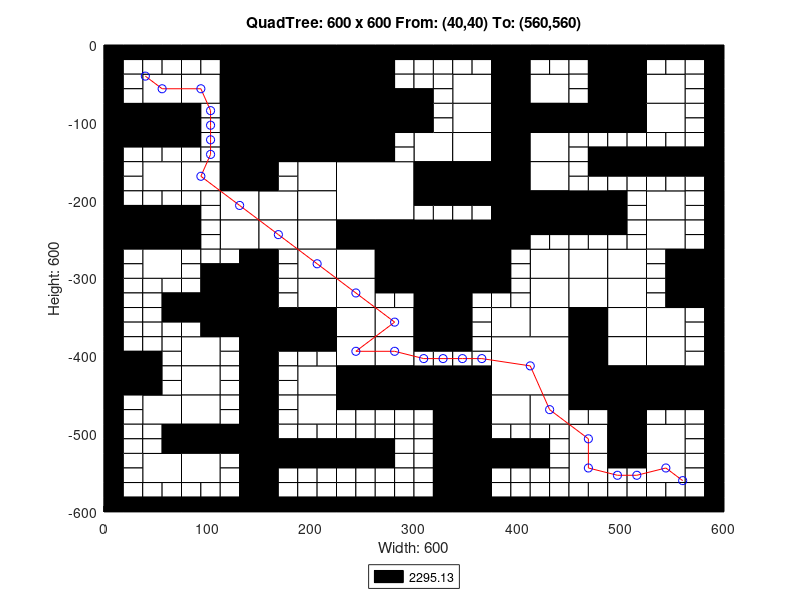

Write the MATLAB code that produced this figure.
axis([0 600 -600 0]);
title('QuadTree: 600 x 600 From: (40,40) To: (560,560)');
xlabel('Width: 600');
ylabel('Height: 600');
rectangle('Position',[150 -75 75 75], 'FaceColor',[0 0 0]);
rectangle('Position',[150 -150 75 75], 'FaceColor',[0 0 0]);
rectangle('Position',[225 -225 75 75], 'FaceColor',[1 1 1]);
rectangle('Position',[300 -300 75 75], 'FaceColor',[0 0 0]);
rectangle('Position',[375 -450 75 75], 'FaceColor',[1 1 1]);
rectangle('Position',[37.5 -75 37.5 37.5], 'FaceColor',[1 1 1]);
rectangle('Position',[112.5 -37.5 37.5 37.5], 'FaceColor',[0 0 0]);
rectangle('Position',[75 -75 37.5 37.5], 'FaceColor',[1 1 1]);
rectangle('Position',[112.5 -75 37.5 37.5], 'FaceColor',[0 0 0]);
rectangle('Position',[0 -112.5 37.5 37.5], 'FaceColor',[0 0 0]);
rectangle('Position',[37.5 -112.5 37.5 37.5], 'FaceColor',[0 0 0]);
rectangle('Position',[112.5 -112.5 37.5 37.5], 'FaceColor',[0 0 0]);
rectangle('Position',[112.5 -150 37.5 37.5], 'FaceColor',[0 0 0]);
rectangle('Position',[225 -37.5 37.5 37.5], 'FaceColor',[0 0 0]);
rectangle('Position',[225 -75 37.5 37.5], 'FaceColor',[0 0 0]);
rectangle('Position',[225 -112.5 37.5 37.5], 'FaceColor',[0 0 0]);
rectangle('Position',[262.5 -112.5 37.5 37.5], 'FaceColor',[0 0 0]);
rectangle('Position',[225 -150 37.5 37.5], 'FaceColor',[0 0 0]);
rectangle('Position',[37.5 -187.5 37.5 37.5], 'FaceColor',[1 1 1]);
rectangle('Position',[75 -187.5 37.5 37.5], 'FaceColor',[1 1 1]);
rectangle('Position',[112.5 -187.5 37.5 37.5], 'FaceColor',[0 0 0]);
rectangle('Position',[112.5 -225 37.5 37.5], 'FaceColor',[1 1 1]);
rectangle('Position',[0 -262.5 37.5 37.5], 'FaceColor',[0 0 0]);
rectangle('Position',[37.5 -262.5 37.5 37.5], 'FaceColor',[0 0 0]);
rectangle('Position',[37.5 -300 37.5 37.5], 'FaceColor',[1 1 1]);
rectangle('Position',[112.5 -262.5 37.5 37.5], 'FaceColor',[1 1 1]);
rectangle('Position',[187.5 -187.5 37.5 37.5], 'FaceColor',[1 1 1]);
rectangle('Position',[150 -225 37.5 37.5], 'FaceColor',[1 1 1]);
rectangle('Position',[187.5 -225 37.5 37.5], 'FaceColor',[1 1 1]);
rectangle('Position',[150 -262.5 37.5 37.5], 'FaceColor',[1 1 1]);
rectangle('Position',[187.5 -262.5 37.5 37.5], 'FaceColor',[1 1 1]);
rectangle('Position',[187.5 -300 37.5 37.5], 'FaceColor',[1 1 1]);
rectangle('Position',[225 -262.5 37.5 37.5], 'FaceColor',[0 0 0]);
rectangle('Position',[262.5 -262.5 37.5 37.5], 'FaceColor',[0 0 0]);
rectangle('Position',[225 -300 37.5 37.5], 'FaceColor',[1 1 1]);
rectangle('Position',[262.5 -300 37.5 37.5], 'FaceColor',[0 0 0]);
rectangle('Position',[337.5 -75 37.5 37.5], 'FaceColor',[1 1 1]);
rectangle('Position',[375 -37.5 37.5 37.5], 'FaceColor',[0 0 0]);
rectangle('Position',[375 -75 37.5 37.5], 'FaceColor',[0 0 0]);
rectangle('Position',[412.5 -75 37.5 37.5], 'FaceColor',[1 1 1]);
rectangle('Position',[337.5 -112.5 37.5 37.5], 'FaceColor',[1 1 1]);
rectangle('Position',[300 -150 37.5 37.5], 'FaceColor',[1 1 1]);
rectangle('Position',[337.5 -150 37.5 37.5], 'FaceColor',[1 1 1]);
rectangle('Position',[375 -112.5 37.5 37.5], 'FaceColor',[0 0 0]);
rectangle('Position',[412.5 -112.5 37.5 37.5], 'FaceColor',[0 0 0]);
rectangle('Position',[375 -150 37.5 37.5], 'FaceColor',[0 0 0]);
rectangle('Position',[412.5 -150 37.5 37.5], 'FaceColor',[1 1 1]);
rectangle('Position',[487.5 -37.5 37.5 37.5], 'FaceColor',[0 0 0]);
rectangle('Position',[487.5 -75 37.5 37.5], 'FaceColor',[0 0 0]);
rectangle('Position',[525 -75 37.5 37.5], 'FaceColor',[1 1 1]);
rectangle('Position',[450 -112.5 37.5 37.5], 'FaceColor',[0 0 0]);
rectangle('Position',[487.5 -112.5 37.5 37.5], 'FaceColor',[0 0 0]);
rectangle('Position',[525 -112.5 37.5 37.5], 'FaceColor',[1 1 1]);
rectangle('Position',[300 -187.5 37.5 37.5], 'FaceColor',[0 0 0]);
rectangle('Position',[337.5 -187.5 37.5 37.5], 'FaceColor',[0 0 0]);
rectangle('Position',[375 -187.5 37.5 37.5], 'FaceColor',[0 0 0]);
rectangle('Position',[412.5 -187.5 37.5 37.5], 'FaceColor',[1 1 1]);
rectangle('Position',[375 -225 37.5 37.5], 'FaceColor',[0 0 0]);
rectangle('Position',[412.5 -225 37.5 37.5], 'FaceColor',[0 0 0]);
rectangle('Position',[375 -262.5 37.5 37.5], 'FaceColor',[0 0 0]);
rectangle('Position',[412.5 -300 37.5 37.5], 'FaceColor',[1 1 1]);
rectangle('Position',[450 -225 37.5 37.5], 'FaceColor',[0 0 0]);
rectangle('Position',[525 -225 37.5 37.5], 'FaceColor',[1 1 1]);
rectangle('Position',[450 -300 37.5 37.5], 'FaceColor',[1 1 1]);
rectangle('Position',[487.5 -300 37.5 37.5], 'FaceColor',[1 1 1]);
rectangle('Position',[525 -262.5 37.5 37.5], 'FaceColor',[1 1 1]);
rectangle('Position',[562.5 -300 37.5 37.5], 'FaceColor',[0 0 0]);
rectangle('Position',[112.5 -337.5 37.5 37.5], 'FaceColor',[0 0 0]);
rectangle('Position',[112.5 -375 37.5 37.5], 'FaceColor',[0 0 0]);
rectangle('Position',[0 -450 37.5 37.5], 'FaceColor',[0 0 0]);
rectangle('Position',[75 -412.5 37.5 37.5], 'FaceColor',[1 1 1]);
rectangle('Position',[75 -450 37.5 37.5], 'FaceColor',[1 1 1]);
rectangle('Position',[187.5 -337.5 37.5 37.5], 'FaceColor',[1 1 1]);
rectangle('Position',[150 -375 37.5 37.5], 'FaceColor',[0 0 0]);
rectangle('Position',[187.5 -375 37.5 37.5], 'FaceColor',[0 0 0]);
rectangle('Position',[225 -337.5 37.5 37.5], 'FaceColor',[1 1 1]);
rectangle('Position',[225 -375 37.5 37.5], 'FaceColor',[1 1 1]);
rectangle('Position',[262.5 -375 37.5 37.5], 'FaceColor',[1 1 1]);
rectangle('Position',[187.5 -450 37.5 37.5], 'FaceColor',[1 1 1]);
rectangle('Position',[225 -412.5 37.5 37.5], 'FaceColor',[1 1 1]);
rectangle('Position',[262.5 -412.5 37.5 37.5], 'FaceColor',[1 1 1]);
rectangle('Position',[225 -450 37.5 37.5], 'FaceColor',[0 0 0]);
rectangle('Position',[262.5 -450 37.5 37.5], 'FaceColor',[0 0 0]);
rectangle('Position',[37.5 -487.5 37.5 37.5], 'FaceColor',[1 1 1]);
rectangle('Position',[75 -487.5 37.5 37.5], 'FaceColor',[1 1 1]);
rectangle('Position',[75 -525 37.5 37.5], 'FaceColor',[0 0 0]);
rectangle('Position',[112.5 -525 37.5 37.5], 'FaceColor',[0 0 0]);
rectangle('Position',[37.5 -562.5 37.5 37.5], 'FaceColor',[1 1 1]);
rectangle('Position',[75 -562.5 37.5 37.5], 'FaceColor',[1 1 1]);
rectangle('Position',[187.5 -487.5 37.5 37.5], 'FaceColor',[1 1 1]);
rectangle('Position',[300 -337.5 37.5 37.5], 'FaceColor',[0 0 0]);
rectangle('Position',[300 -375 37.5 37.5], 'FaceColor',[0 0 0]);
rectangle('Position',[412.5 -337.5 37.5 37.5], 'FaceColor',[1 1 1]);
rectangle('Position',[375 -375 37.5 37.5], 'FaceColor',[1 1 1]);
rectangle('Position',[412.5 -375 37.5 37.5], 'FaceColor',[1 1 1]);
rectangle('Position',[300 -450 37.5 37.5], 'FaceColor',[0 0 0]);
rectangle('Position',[337.5 -450 37.5 37.5], 'FaceColor',[0 0 0]);
rectangle('Position',[450 -337.5 37.5 37.5], 'FaceColor',[1 1 1]);
rectangle('Position',[487.5 -337.5 37.5 37.5], 'FaceColor',[1 1 1]);
rectangle('Position',[450 -375 37.5 37.5], 'FaceColor',[0 0 0]);
rectangle('Position',[487.5 -375 37.5 37.5], 'FaceColor',[1 1 1]);
rectangle('Position',[562.5 -337.5 37.5 37.5], 'FaceColor',[0 0 0]);
rectangle('Position',[525 -375 37.5 37.5], 'FaceColor',[1 1 1]);
rectangle('Position',[450 -412.5 37.5 37.5], 'FaceColor',[0 0 0]);
rectangle('Position',[487.5 -412.5 37.5 37.5], 'FaceColor',[1 1 1]);
rectangle('Position',[450 -450 37.5 37.5], 'FaceColor',[0 0 0]);
rectangle('Position',[487.5 -450 37.5 37.5], 'FaceColor',[0 0 0]);
rectangle('Position',[525 -412.5 37.5 37.5], 'FaceColor',[1 1 1]);
rectangle('Position',[525 -450 37.5 37.5], 'FaceColor',[0 0 0]);
rectangle('Position',[562.5 -450 37.5 37.5], 'FaceColor',[0 0 0]);
rectangle('Position',[337.5 -487.5 37.5 37.5], 'FaceColor',[0 0 0]);
rectangle('Position',[337.5 -525 37.5 37.5], 'FaceColor',[0 0 0]);
rectangle('Position',[375 -487.5 37.5 37.5], 'FaceColor',[1 1 1]);
rectangle('Position',[412.5 -487.5 37.5 37.5], 'FaceColor',[1 1 1]);
rectangle('Position',[337.5 -562.5 37.5 37.5], 'FaceColor',[0 0 0]);
rectangle('Position',[337.5 -600 37.5 37.5], 'FaceColor',[0 0 0]);
rectangle('Position',[487.5 -487.5 37.5 37.5], 'FaceColor',[0 0 0]);
rectangle('Position',[450 -525 37.5 37.5], 'FaceColor',[1 1 1]);
rectangle('Position',[487.5 -525 37.5 37.5], 'FaceColor',[0 0 0]);
rectangle('Position',[525 -525 37.5 37.5], 'FaceColor',[1 1 1]);
rectangle('Position',[450 -562.5 37.5 37.5], 'FaceColor',[1 1 1]);
rectangle('Position',[525 -562.5 37.5 37.5], 'FaceColor',[1 1 1]);
rectangle('Position',[0 -18.75 18.75 18.75], 'FaceColor',[0 0 0]);
rectangle('Position',[18.75 -18.75 18.75 18.75], 'FaceColor',[0 0 0]);
rectangle('Position',[0 -37.5 18.75 18.75], 'FaceColor',[0 0 0]);
rectangle('Position',[18.75 -37.5 18.75 18.75], 'FaceColor',[1 1 1]);
rectangle('Position',[37.5 -18.75 18.75 18.75], 'FaceColor',[0 0 0]);
rectangle('Position',[56.25 -18.75 18.75 18.75], 'FaceColor',[0 0 0]);
rectangle('Position',[37.5 -37.5 18.75 18.75], 'FaceColor',[1 1 1]);
rectangle('Position',[56.25 -37.5 18.75 18.75], 'FaceColor',[1 1 1]);
rectangle('Position',[0 -56.25 18.75 18.75], 'FaceColor',[0 0 0]);
rectangle('Position',[18.75 -56.25 18.75 18.75], 'FaceColor',[1 1 1]);
rectangle('Position',[0 -75 18.75 18.75], 'FaceColor',[0 0 0]);
rectangle('Position',[18.75 -75 18.75 18.75], 'FaceColor',[1 1 1]);
rectangle('Position',[75 -18.75 18.75 18.75], 'FaceColor',[0 0 0]);
rectangle('Position',[93.75 -18.75 18.75 18.75], 'FaceColor',[0 0 0]);
rectangle('Position',[75 -37.5 18.75 18.75], 'FaceColor',[1 1 1]);
rectangle('Position',[93.75 -37.5 18.75 18.75], 'FaceColor',[1 1 1]);
rectangle('Position',[0 -131.25 18.75 18.75], 'FaceColor',[0 0 0]);
rectangle('Position',[18.75 -131.25 18.75 18.75], 'FaceColor',[0 0 0]);
rectangle('Position',[0 -150 18.75 18.75], 'FaceColor',[0 0 0]);
rectangle('Position',[18.75 -150 18.75 18.75], 'FaceColor',[1 1 1]);
rectangle('Position',[37.5 -131.25 18.75 18.75], 'FaceColor',[0 0 0]);
rectangle('Position',[56.25 -131.25 18.75 18.75], 'FaceColor',[0 0 0]);
rectangle('Position',[37.5 -150 18.75 18.75], 'FaceColor',[1 1 1]);
rectangle('Position',[56.25 -150 18.75 18.75], 'FaceColor',[1 1 1]);
rectangle('Position',[75 -93.75 18.75 18.75], 'FaceColor',[0 0 0]);
rectangle('Position',[93.75 -93.75 18.75 18.75], 'FaceColor',[1 1 1]);
rectangle('Position',[75 -112.5 18.75 18.75], 'FaceColor',[0 0 0]);
rectangle('Position',[93.75 -112.5 18.75 18.75], 'FaceColor',[1 1 1]);
rectangle('Position',[75 -131.25 18.75 18.75], 'FaceColor',[0 0 0]);
rectangle('Position',[93.75 -131.25 18.75 18.75], 'FaceColor',[1 1 1]);
rectangle('Position',[75 -150 18.75 18.75], 'FaceColor',[1 1 1]);
rectangle('Position',[93.75 -150 18.75 18.75], 'FaceColor',[1 1 1]);
rectangle('Position',[262.5 -18.75 18.75 18.75], 'FaceColor',[0 0 0]);
rectangle('Position',[281.25 -18.75 18.75 18.75], 'FaceColor',[0 0 0]);
rectangle('Position',[262.5 -37.5 18.75 18.75], 'FaceColor',[0 0 0]);
rectangle('Position',[281.25 -37.5 18.75 18.75], 'FaceColor',[1 1 1]);
rectangle('Position',[262.5 -56.25 18.75 18.75], 'FaceColor',[0 0 0]);
rectangle('Position',[281.25 -56.25 18.75 18.75], 'FaceColor',[1 1 1]);
rectangle('Position',[262.5 -75 18.75 18.75], 'FaceColor',[0 0 0]);
rectangle('Position',[281.25 -75 18.75 18.75], 'FaceColor',[0 0 0]);
rectangle('Position',[262.5 -131.25 18.75 18.75], 'FaceColor',[0 0 0]);
rectangle('Position',[281.25 -131.25 18.75 18.75], 'FaceColor',[1 1 1]);
rectangle('Position',[262.5 -150 18.75 18.75], 'FaceColor',[0 0 0]);
rectangle('Position',[281.25 -150 18.75 18.75], 'FaceColor',[1 1 1]);
rectangle('Position',[0 -168.75 18.75 18.75], 'FaceColor',[0 0 0]);
rectangle('Position',[18.75 -168.75 18.75 18.75], 'FaceColor',[1 1 1]);
rectangle('Position',[0 -187.5 18.75 18.75], 'FaceColor',[0 0 0]);
rectangle('Position',[18.75 -187.5 18.75 18.75], 'FaceColor',[1 1 1]);
rectangle('Position',[0 -206.25 18.75 18.75], 'FaceColor',[0 0 0]);
rectangle('Position',[18.75 -206.25 18.75 18.75], 'FaceColor',[1 1 1]);
rectangle('Position',[0 -225 18.75 18.75], 'FaceColor',[0 0 0]);
rectangle('Position',[18.75 -225 18.75 18.75], 'FaceColor',[0 0 0]);
rectangle('Position',[37.5 -206.25 18.75 18.75], 'FaceColor',[1 1 1]);
rectangle('Position',[56.25 -206.25 18.75 18.75], 'FaceColor',[1 1 1]);
rectangle('Position',[37.5 -225 18.75 18.75], 'FaceColor',[0 0 0]);
rectangle('Position',[56.25 -225 18.75 18.75], 'FaceColor',[0 0 0]);
rectangle('Position',[75 -206.25 18.75 18.75], 'FaceColor',[1 1 1]);
rectangle('Position',[93.75 -206.25 18.75 18.75], 'FaceColor',[1 1 1]);
rectangle('Position',[75 -225 18.75 18.75], 'FaceColor',[0 0 0]);
rectangle('Position',[93.75 -225 18.75 18.75], 'FaceColor',[1 1 1]);
rectangle('Position',[0 -281.25 18.75 18.75], 'FaceColor',[0 0 0]);
rectangle('Position',[18.75 -281.25 18.75 18.75], 'FaceColor',[1 1 1]);
rectangle('Position',[0 -300 18.75 18.75], 'FaceColor',[0 0 0]);
rectangle('Position',[18.75 -300 18.75 18.75], 'FaceColor',[1 1 1]);
rectangle('Position',[75 -243.75 18.75 18.75], 'FaceColor',[0 0 0]);
rectangle('Position',[93.75 -243.75 18.75 18.75], 'FaceColor',[1 1 1]);
rectangle('Position',[75 -262.5 18.75 18.75], 'FaceColor',[0 0 0]);
rectangle('Position',[93.75 -262.5 18.75 18.75], 'FaceColor',[1 1 1]);
rectangle('Position',[75 -281.25 18.75 18.75], 'FaceColor',[1 1 1]);
rectangle('Position',[93.75 -281.25 18.75 18.75], 'FaceColor',[1 1 1]);
rectangle('Position',[75 -300 18.75 18.75], 'FaceColor',[1 1 1]);
rectangle('Position',[93.75 -300 18.75 18.75], 'FaceColor',[0 0 0]);
rectangle('Position',[112.5 -281.25 18.75 18.75], 'FaceColor',[1 1 1]);
rectangle('Position',[131.25 -281.25 18.75 18.75], 'FaceColor',[0 0 0]);
rectangle('Position',[112.5 -300 18.75 18.75], 'FaceColor',[0 0 0]);
rectangle('Position',[131.25 -300 18.75 18.75], 'FaceColor',[0 0 0]);
rectangle('Position',[150 -168.75 18.75 18.75], 'FaceColor',[0 0 0]);
rectangle('Position',[168.75 -168.75 18.75 18.75], 'FaceColor',[1 1 1]);
rectangle('Position',[150 -187.5 18.75 18.75], 'FaceColor',[0 0 0]);
rectangle('Position',[168.75 -187.5 18.75 18.75], 'FaceColor',[1 1 1]);
rectangle('Position',[150 -281.25 18.75 18.75], 'FaceColor',[0 0 0]);
rectangle('Position',[168.75 -281.25 18.75 18.75], 'FaceColor',[1 1 1]);
rectangle('Position',[150 -300 18.75 18.75], 'FaceColor',[0 0 0]);
rectangle('Position',[168.75 -300 18.75 18.75], 'FaceColor',[1 1 1]);
rectangle('Position',[300 -18.75 18.75 18.75], 'FaceColor',[0 0 0]);
rectangle('Position',[318.75 -18.75 18.75 18.75], 'FaceColor',[0 0 0]);
rectangle('Position',[300 -37.5 18.75 18.75], 'FaceColor',[1 1 1]);
rectangle('Position',[318.75 -37.5 18.75 18.75], 'FaceColor',[1 1 1]);
rectangle('Position',[337.5 -18.75 18.75 18.75], 'FaceColor',[0 0 0]);
rectangle('Position',[356.25 -18.75 18.75 18.75], 'FaceColor',[0 0 0]);
rectangle('Position',[337.5 -37.5 18.75 18.75], 'FaceColor',[1 1 1]);
rectangle('Position',[356.25 -37.5 18.75 18.75], 'FaceColor',[1 1 1]);
rectangle('Position',[300 -56.25 18.75 18.75], 'FaceColor',[1 1 1]);
rectangle('Position',[318.75 -56.25 18.75 18.75], 'FaceColor',[1 1 1]);
rectangle('Position',[300 -75 18.75 18.75], 'FaceColor',[0 0 0]);
rectangle('Position',[318.75 -75 18.75 18.75], 'FaceColor',[1 1 1]);
rectangle('Position',[412.5 -18.75 18.75 18.75], 'FaceColor',[0 0 0]);
rectangle('Position',[431.25 -18.75 18.75 18.75], 'FaceColor',[0 0 0]);
rectangle('Position',[412.5 -37.5 18.75 18.75], 'FaceColor',[1 1 1]);
rectangle('Position',[431.25 -37.5 18.75 18.75], 'FaceColor',[1 1 1]);
rectangle('Position',[300 -93.75 18.75 18.75], 'FaceColor',[0 0 0]);
rectangle('Position',[318.75 -93.75 18.75 18.75], 'FaceColor',[1 1 1]);
rectangle('Position',[300 -112.5 18.75 18.75], 'FaceColor',[0 0 0]);
rectangle('Position',[318.75 -112.5 18.75 18.75], 'FaceColor',[1 1 1]);
rectangle('Position',[450 -18.75 18.75 18.75], 'FaceColor',[0 0 0]);
rectangle('Position',[468.75 -18.75 18.75 18.75], 'FaceColor',[0 0 0]);
rectangle('Position',[450 -37.5 18.75 18.75], 'FaceColor',[1 1 1]);
rectangle('Position',[468.75 -37.5 18.75 18.75], 'FaceColor',[0 0 0]);
rectangle('Position',[450 -56.25 18.75 18.75], 'FaceColor',[1 1 1]);
rectangle('Position',[468.75 -56.25 18.75 18.75], 'FaceColor',[0 0 0]);
rectangle('Position',[450 -75 18.75 18.75], 'FaceColor',[1 1 1]);
rectangle('Position',[468.75 -75 18.75 18.75], 'FaceColor',[0 0 0]);
rectangle('Position',[525 -18.75 18.75 18.75], 'FaceColor',[0 0 0]);
rectangle('Position',[543.75 -18.75 18.75 18.75], 'FaceColor',[0 0 0]);
rectangle('Position',[525 -37.5 18.75 18.75], 'FaceColor',[1 1 1]);
rectangle('Position',[543.75 -37.5 18.75 18.75], 'FaceColor',[1 1 1]);
rectangle('Position',[562.5 -18.75 18.75 18.75], 'FaceColor',[0 0 0]);
rectangle('Position',[581.25 -18.75 18.75 18.75], 'FaceColor',[0 0 0]);
rectangle('Position',[562.5 -37.5 18.75 18.75], 'FaceColor',[1 1 1]);
rectangle('Position',[581.25 -37.5 18.75 18.75], 'FaceColor',[0 0 0]);
rectangle('Position',[562.5 -56.25 18.75 18.75], 'FaceColor',[1 1 1]);
rectangle('Position',[581.25 -56.25 18.75 18.75], 'FaceColor',[0 0 0]);
rectangle('Position',[562.5 -75 18.75 18.75], 'FaceColor',[1 1 1]);
rectangle('Position',[581.25 -75 18.75 18.75], 'FaceColor',[0 0 0]);
rectangle('Position',[450 -131.25 18.75 18.75], 'FaceColor',[1 1 1]);
rectangle('Position',[468.75 -131.25 18.75 18.75], 'FaceColor',[1 1 1]);
rectangle('Position',[450 -150 18.75 18.75], 'FaceColor',[1 1 1]);
rectangle('Position',[468.75 -150 18.75 18.75], 'FaceColor',[0 0 0]);
rectangle('Position',[487.5 -131.25 18.75 18.75], 'FaceColor',[1 1 1]);
rectangle('Position',[506.25 -131.25 18.75 18.75], 'FaceColor',[1 1 1]);
rectangle('Position',[487.5 -150 18.75 18.75], 'FaceColor',[0 0 0]);
rectangle('Position',[506.25 -150 18.75 18.75], 'FaceColor',[0 0 0]);
rectangle('Position',[562.5 -93.75 18.75 18.75], 'FaceColor',[1 1 1]);
rectangle('Position',[581.25 -93.75 18.75 18.75], 'FaceColor',[0 0 0]);
rectangle('Position',[562.5 -112.5 18.75 18.75], 'FaceColor',[1 1 1]);
rectangle('Position',[581.25 -112.5 18.75 18.75], 'FaceColor',[0 0 0]);
rectangle('Position',[525 -131.25 18.75 18.75], 'FaceColor',[1 1 1]);
rectangle('Position',[543.75 -131.25 18.75 18.75], 'FaceColor',[1 1 1]);
rectangle('Position',[525 -150 18.75 18.75], 'FaceColor',[0 0 0]);
rectangle('Position',[543.75 -150 18.75 18.75], 'FaceColor',[0 0 0]);
rectangle('Position',[562.5 -131.25 18.75 18.75], 'FaceColor',[1 1 1]);
rectangle('Position',[581.25 -131.25 18.75 18.75], 'FaceColor',[0 0 0]);
rectangle('Position',[562.5 -150 18.75 18.75], 'FaceColor',[0 0 0]);
rectangle('Position',[581.25 -150 18.75 18.75], 'FaceColor',[0 0 0]);
rectangle('Position',[300 -206.25 18.75 18.75], 'FaceColor',[0 0 0]);
rectangle('Position',[318.75 -206.25 18.75 18.75], 'FaceColor',[0 0 0]);
rectangle('Position',[300 -225 18.75 18.75], 'FaceColor',[1 1 1]);
rectangle('Position',[318.75 -225 18.75 18.75], 'FaceColor',[1 1 1]);
rectangle('Position',[337.5 -206.25 18.75 18.75], 'FaceColor',[0 0 0]);
rectangle('Position',[356.25 -206.25 18.75 18.75], 'FaceColor',[0 0 0]);
rectangle('Position',[337.5 -225 18.75 18.75], 'FaceColor',[1 1 1]);
rectangle('Position',[356.25 -225 18.75 18.75], 'FaceColor',[1 1 1]);
rectangle('Position',[412.5 -243.75 18.75 18.75], 'FaceColor',[0 0 0]);
rectangle('Position',[431.25 -243.75 18.75 18.75], 'FaceColor',[0 0 0]);
rectangle('Position',[412.5 -262.5 18.75 18.75], 'FaceColor',[1 1 1]);
rectangle('Position',[431.25 -262.5 18.75 18.75], 'FaceColor',[1 1 1]);
rectangle('Position',[375 -281.25 18.75 18.75], 'FaceColor',[0 0 0]);
rectangle('Position',[393.75 -281.25 18.75 18.75], 'FaceColor',[1 1 1]);
rectangle('Position',[375 -300 18.75 18.75], 'FaceColor',[0 0 0]);
rectangle('Position',[393.75 -300 18.75 18.75], 'FaceColor',[1 1 1]);
rectangle('Position',[450 -168.75 18.75 18.75], 'FaceColor',[1 1 1]);
rectangle('Position',[468.75 -168.75 18.75 18.75], 'FaceColor',[0 0 0]);
rectangle('Position',[450 -187.5 18.75 18.75], 'FaceColor',[1 1 1]);
rectangle('Position',[468.75 -187.5 18.75 18.75], 'FaceColor',[1 1 1]);
rectangle('Position',[487.5 -168.75 18.75 18.75], 'FaceColor',[0 0 0]);
rectangle('Position',[506.25 -168.75 18.75 18.75], 'FaceColor',[0 0 0]);
rectangle('Position',[487.5 -187.5 18.75 18.75], 'FaceColor',[1 1 1]);
rectangle('Position',[506.25 -187.5 18.75 18.75], 'FaceColor',[1 1 1]);
rectangle('Position',[487.5 -206.25 18.75 18.75], 'FaceColor',[0 0 0]);
rectangle('Position',[506.25 -206.25 18.75 18.75], 'FaceColor',[1 1 1]);
rectangle('Position',[487.5 -225 18.75 18.75], 'FaceColor',[0 0 0]);
rectangle('Position',[506.25 -225 18.75 18.75], 'FaceColor',[1 1 1]);
rectangle('Position',[525 -168.75 18.75 18.75], 'FaceColor',[0 0 0]);
rectangle('Position',[543.75 -168.75 18.75 18.75], 'FaceColor',[0 0 0]);
rectangle('Position',[525 -187.5 18.75 18.75], 'FaceColor',[1 1 1]);
rectangle('Position',[543.75 -187.5 18.75 18.75], 'FaceColor',[1 1 1]);
rectangle('Position',[562.5 -168.75 18.75 18.75], 'FaceColor',[0 0 0]);
rectangle('Position',[581.25 -168.75 18.75 18.75], 'FaceColor',[0 0 0]);
rectangle('Position',[562.5 -187.5 18.75 18.75], 'FaceColor',[1 1 1]);
rectangle('Position',[581.25 -187.5 18.75 18.75], 'FaceColor',[0 0 0]);
rectangle('Position',[562.5 -206.25 18.75 18.75], 'FaceColor',[1 1 1]);
rectangle('Position',[581.25 -206.25 18.75 18.75], 'FaceColor',[0 0 0]);
rectangle('Position',[562.5 -225 18.75 18.75], 'FaceColor',[1 1 1]);
rectangle('Position',[581.25 -225 18.75 18.75], 'FaceColor',[0 0 0]);
rectangle('Position',[450 -243.75 18.75 18.75], 'FaceColor',[0 0 0]);
rectangle('Position',[468.75 -243.75 18.75 18.75], 'FaceColor',[0 0 0]);
rectangle('Position',[450 -262.5 18.75 18.75], 'FaceColor',[1 1 1]);
rectangle('Position',[468.75 -262.5 18.75 18.75], 'FaceColor',[1 1 1]);
rectangle('Position',[487.5 -243.75 18.75 18.75], 'FaceColor',[0 0 0]);
rectangle('Position',[506.25 -243.75 18.75 18.75], 'FaceColor',[1 1 1]);
rectangle('Position',[487.5 -262.5 18.75 18.75], 'FaceColor',[1 1 1]);
rectangle('Position',[506.25 -262.5 18.75 18.75], 'FaceColor',[1 1 1]);
rectangle('Position',[562.5 -243.75 18.75 18.75], 'FaceColor',[1 1 1]);
rectangle('Position',[581.25 -243.75 18.75 18.75], 'FaceColor',[0 0 0]);
rectangle('Position',[562.5 -262.5 18.75 18.75], 'FaceColor',[1 1 1]);
rectangle('Position',[581.25 -262.5 18.75 18.75], 'FaceColor',[0 0 0]);
rectangle('Position',[525 -281.25 18.75 18.75], 'FaceColor',[1 1 1]);
rectangle('Position',[543.75 -281.25 18.75 18.75], 'FaceColor',[0 0 0]);
rectangle('Position',[525 -300 18.75 18.75], 'FaceColor',[1 1 1]);
rectangle('Position',[543.75 -300 18.75 18.75], 'FaceColor',[0 0 0]);
rectangle('Position',[0 -318.75 18.75 18.75], 'FaceColor',[0 0 0]);
rectangle('Position',[18.75 -318.75 18.75 18.75], 'FaceColor',[1 1 1]);
rectangle('Position',[0 -337.5 18.75 18.75], 'FaceColor',[0 0 0]);
rectangle('Position',[18.75 -337.5 18.75 18.75], 'FaceColor',[1 1 1]);
rectangle('Position',[37.5 -318.75 18.75 18.75], 'FaceColor',[1 1 1]);
rectangle('Position',[56.25 -318.75 18.75 18.75], 'FaceColor',[1 1 1]);
rectangle('Position',[37.5 -337.5 18.75 18.75], 'FaceColor',[1 1 1]);
rectangle('Position',[56.25 -337.5 18.75 18.75], 'FaceColor',[0 0 0]);
rectangle('Position',[0 -356.25 18.75 18.75], 'FaceColor',[0 0 0]);
rectangle('Position',[18.75 -356.25 18.75 18.75], 'FaceColor',[1 1 1]);
rectangle('Position',[0 -375 18.75 18.75], 'FaceColor',[0 0 0]);
rectangle('Position',[18.75 -375 18.75 18.75], 'FaceColor',[1 1 1]);
rectangle('Position',[37.5 -356.25 18.75 18.75], 'FaceColor',[1 1 1]);
rectangle('Position',[56.25 -356.25 18.75 18.75], 'FaceColor',[0 0 0]);
rectangle('Position',[37.5 -375 18.75 18.75], 'FaceColor',[1 1 1]);
rectangle('Position',[56.25 -375 18.75 18.75], 'FaceColor',[1 1 1]);
rectangle('Position',[75 -318.75 18.75 18.75], 'FaceColor',[1 1 1]);
rectangle('Position',[93.75 -318.75 18.75 18.75], 'FaceColor',[0 0 0]);
rectangle('Position',[75 -337.5 18.75 18.75], 'FaceColor',[0 0 0]);
rectangle('Position',[93.75 -337.5 18.75 18.75], 'FaceColor',[0 0 0]);
rectangle('Position',[75 -356.25 18.75 18.75], 'FaceColor',[0 0 0]);
rectangle('Position',[93.75 -356.25 18.75 18.75], 'FaceColor',[0 0 0]);
rectangle('Position',[75 -375 18.75 18.75], 'FaceColor',[1 1 1]);
rectangle('Position',[93.75 -375 18.75 18.75], 'FaceColor',[0 0 0]);
rectangle('Position',[0 -393.75 18.75 18.75], 'FaceColor',[0 0 0]);
rectangle('Position',[18.75 -393.75 18.75 18.75], 'FaceColor',[1 1 1]);
rectangle('Position',[0 -412.5 18.75 18.75], 'FaceColor',[0 0 0]);
rectangle('Position',[18.75 -412.5 18.75 18.75], 'FaceColor',[0 0 0]);
rectangle('Position',[37.5 -393.75 18.75 18.75], 'FaceColor',[1 1 1]);
rectangle('Position',[56.25 -393.75 18.75 18.75], 'FaceColor',[1 1 1]);
rectangle('Position',[37.5 -412.5 18.75 18.75], 'FaceColor',[0 0 0]);
rectangle('Position',[56.25 -412.5 18.75 18.75], 'FaceColor',[1 1 1]);
rectangle('Position',[37.5 -431.25 18.75 18.75], 'FaceColor',[0 0 0]);
rectangle('Position',[56.25 -431.25 18.75 18.75], 'FaceColor',[1 1 1]);
rectangle('Position',[37.5 -450 18.75 18.75], 'FaceColor',[0 0 0]);
rectangle('Position',[56.25 -450 18.75 18.75], 'FaceColor',[1 1 1]);
rectangle('Position',[112.5 -393.75 18.75 18.75], 'FaceColor',[1 1 1]);
rectangle('Position',[131.25 -393.75 18.75 18.75], 'FaceColor',[0 0 0]);
rectangle('Position',[112.5 -412.5 18.75 18.75], 'FaceColor',[1 1 1]);
rectangle('Position',[131.25 -412.5 18.75 18.75], 'FaceColor',[0 0 0]);
rectangle('Position',[112.5 -431.25 18.75 18.75], 'FaceColor',[1 1 1]);
rectangle('Position',[131.25 -431.25 18.75 18.75], 'FaceColor',[0 0 0]);
rectangle('Position',[112.5 -450 18.75 18.75], 'FaceColor',[1 1 1]);
rectangle('Position',[131.25 -450 18.75 18.75], 'FaceColor',[0 0 0]);
rectangle('Position',[150 -318.75 18.75 18.75], 'FaceColor',[0 0 0]);
rectangle('Position',[168.75 -318.75 18.75 18.75], 'FaceColor',[1 1 1]);
rectangle('Position',[150 -337.5 18.75 18.75], 'FaceColor',[0 0 0]);
rectangle('Position',[168.75 -337.5 18.75 18.75], 'FaceColor',[1 1 1]);
rectangle('Position',[262.5 -318.75 18.75 18.75], 'FaceColor',[0 0 0]);
rectangle('Position',[281.25 -318.75 18.75 18.75], 'FaceColor',[0 0 0]);
rectangle('Position',[262.5 -337.5 18.75 18.75], 'FaceColor',[1 1 1]);
rectangle('Position',[281.25 -337.5 18.75 18.75], 'FaceColor',[1 1 1]);
rectangle('Position',[150 -393.75 18.75 18.75], 'FaceColor',[0 0 0]);
rectangle('Position',[168.75 -393.75 18.75 18.75], 'FaceColor',[0 0 0]);
rectangle('Position',[150 -412.5 18.75 18.75], 'FaceColor',[0 0 0]);
rectangle('Position',[168.75 -412.5 18.75 18.75], 'FaceColor',[1 1 1]);
rectangle('Position',[187.5 -393.75 18.75 18.75], 'FaceColor',[0 0 0]);
rectangle('Position',[206.25 -393.75 18.75 18.75], 'FaceColor',[0 0 0]);
rectangle('Position',[187.5 -412.5 18.75 18.75], 'FaceColor',[1 1 1]);
rectangle('Position',[206.25 -412.5 18.75 18.75], 'FaceColor',[1 1 1]);
rectangle('Position',[150 -431.25 18.75 18.75], 'FaceColor',[0 0 0]);
rectangle('Position',[168.75 -431.25 18.75 18.75], 'FaceColor',[1 1 1]);
rectangle('Position',[150 -450 18.75 18.75], 'FaceColor',[0 0 0]);
rectangle('Position',[168.75 -450 18.75 18.75], 'FaceColor',[1 1 1]);
rectangle('Position',[0 -468.75 18.75 18.75], 'FaceColor',[0 0 0]);
rectangle('Position',[18.75 -468.75 18.75 18.75], 'FaceColor',[1 1 1]);
rectangle('Position',[0 -487.5 18.75 18.75], 'FaceColor',[0 0 0]);
rectangle('Position',[18.75 -487.5 18.75 18.75], 'FaceColor',[1 1 1]);
rectangle('Position',[0 -506.25 18.75 18.75], 'FaceColor',[0 0 0]);
rectangle('Position',[18.75 -506.25 18.75 18.75], 'FaceColor',[1 1 1]);
rectangle('Position',[0 -525 18.75 18.75], 'FaceColor',[0 0 0]);
rectangle('Position',[18.75 -525 18.75 18.75], 'FaceColor',[1 1 1]);
rectangle('Position',[37.5 -506.25 18.75 18.75], 'FaceColor',[1 1 1]);
rectangle('Position',[56.25 -506.25 18.75 18.75], 'FaceColor',[0 0 0]);
rectangle('Position',[37.5 -525 18.75 18.75], 'FaceColor',[1 1 1]);
rectangle('Position',[56.25 -525 18.75 18.75], 'FaceColor',[0 0 0]);
rectangle('Position',[112.5 -468.75 18.75 18.75], 'FaceColor',[1 1 1]);
rectangle('Position',[131.25 -468.75 18.75 18.75], 'FaceColor',[0 0 0]);
rectangle('Position',[112.5 -487.5 18.75 18.75], 'FaceColor',[1 1 1]);
rectangle('Position',[131.25 -487.5 18.75 18.75], 'FaceColor',[0 0 0]);
rectangle('Position',[0 -543.75 18.75 18.75], 'FaceColor',[0 0 0]);
rectangle('Position',[18.75 -543.75 18.75 18.75], 'FaceColor',[1 1 1]);
rectangle('Position',[0 -562.5 18.75 18.75], 'FaceColor',[0 0 0]);
rectangle('Position',[18.75 -562.5 18.75 18.75], 'FaceColor',[1 1 1]);
rectangle('Position',[0 -581.25 18.75 18.75], 'FaceColor',[0 0 0]);
rectangle('Position',[18.75 -581.25 18.75 18.75], 'FaceColor',[1 1 1]);
rectangle('Position',[0 -600 18.75 18.75], 'FaceColor',[0 0 0]);
rectangle('Position',[18.75 -600 18.75 18.75], 'FaceColor',[0 0 0]);
rectangle('Position',[37.5 -581.25 18.75 18.75], 'FaceColor',[1 1 1]);
rectangle('Position',[56.25 -581.25 18.75 18.75], 'FaceColor',[1 1 1]);
rectangle('Position',[37.5 -600 18.75 18.75], 'FaceColor',[0 0 0]);
rectangle('Position',[56.25 -600 18.75 18.75], 'FaceColor',[0 0 0]);
rectangle('Position',[112.5 -543.75 18.75 18.75], 'FaceColor',[1 1 1]);
rectangle('Position',[131.25 -543.75 18.75 18.75], 'FaceColor',[0 0 0]);
rectangle('Position',[112.5 -562.5 18.75 18.75], 'FaceColor',[1 1 1]);
rectangle('Position',[131.25 -562.5 18.75 18.75], 'FaceColor',[0 0 0]);
rectangle('Position',[75 -581.25 18.75 18.75], 'FaceColor',[1 1 1]);
rectangle('Position',[93.75 -581.25 18.75 18.75], 'FaceColor',[1 1 1]);
rectangle('Position',[75 -600 18.75 18.75], 'FaceColor',[0 0 0]);
rectangle('Position',[93.75 -600 18.75 18.75], 'FaceColor',[0 0 0]);
rectangle('Position',[112.5 -581.25 18.75 18.75], 'FaceColor',[1 1 1]);
rectangle('Position',[131.25 -581.25 18.75 18.75], 'FaceColor',[0 0 0]);
rectangle('Position',[112.5 -600 18.75 18.75], 'FaceColor',[0 0 0]);
rectangle('Position',[131.25 -600 18.75 18.75], 'FaceColor',[0 0 0]);
rectangle('Position',[150 -468.75 18.75 18.75], 'FaceColor',[0 0 0]);
rectangle('Position',[168.75 -468.75 18.75 18.75], 'FaceColor',[1 1 1]);
rectangle('Position',[150 -487.5 18.75 18.75], 'FaceColor',[0 0 0]);
rectangle('Position',[168.75 -487.5 18.75 18.75], 'FaceColor',[1 1 1]);
rectangle('Position',[150 -506.25 18.75 18.75], 'FaceColor',[0 0 0]);
rectangle('Position',[168.75 -506.25 18.75 18.75], 'FaceColor',[1 1 1]);
rectangle('Position',[150 -525 18.75 18.75], 'FaceColor',[0 0 0]);
rectangle('Position',[168.75 -525 18.75 18.75], 'FaceColor',[0 0 0]);
rectangle('Position',[187.5 -506.25 18.75 18.75], 'FaceColor',[1 1 1]);
rectangle('Position',[206.25 -506.25 18.75 18.75], 'FaceColor',[1 1 1]);
rectangle('Position',[187.5 -525 18.75 18.75], 'FaceColor',[0 0 0]);
rectangle('Position',[206.25 -525 18.75 18.75], 'FaceColor',[0 0 0]);
rectangle('Position',[225 -468.75 18.75 18.75], 'FaceColor',[0 0 0]);
rectangle('Position',[243.75 -468.75 18.75 18.75], 'FaceColor',[0 0 0]);
rectangle('Position',[225 -487.5 18.75 18.75], 'FaceColor',[1 1 1]);
rectangle('Position',[243.75 -487.5 18.75 18.75], 'FaceColor',[1 1 1]);
rectangle('Position',[262.5 -468.75 18.75 18.75], 'FaceColor',[0 0 0]);
rectangle('Position',[281.25 -468.75 18.75 18.75], 'FaceColor',[0 0 0]);
rectangle('Position',[262.5 -487.5 18.75 18.75], 'FaceColor',[1 1 1]);
rectangle('Position',[281.25 -487.5 18.75 18.75], 'FaceColor',[1 1 1]);
rectangle('Position',[225 -506.25 18.75 18.75], 'FaceColor',[1 1 1]);
rectangle('Position',[243.75 -506.25 18.75 18.75], 'FaceColor',[1 1 1]);
rectangle('Position',[225 -525 18.75 18.75], 'FaceColor',[0 0 0]);
rectangle('Position',[243.75 -525 18.75 18.75], 'FaceColor',[0 0 0]);
rectangle('Position',[262.5 -506.25 18.75 18.75], 'FaceColor',[1 1 1]);
rectangle('Position',[281.25 -506.25 18.75 18.75], 'FaceColor',[1 1 1]);
rectangle('Position',[262.5 -525 18.75 18.75], 'FaceColor',[0 0 0]);
rectangle('Position',[281.25 -525 18.75 18.75], 'FaceColor',[1 1 1]);
rectangle('Position',[150 -543.75 18.75 18.75], 'FaceColor',[0 0 0]);
rectangle('Position',[168.75 -543.75 18.75 18.75], 'FaceColor',[0 0 0]);
rectangle('Position',[150 -562.5 18.75 18.75], 'FaceColor',[0 0 0]);
rectangle('Position',[168.75 -562.5 18.75 18.75], 'FaceColor',[1 1 1]);
rectangle('Position',[187.5 -543.75 18.75 18.75], 'FaceColor',[0 0 0]);
rectangle('Position',[206.25 -543.75 18.75 18.75], 'FaceColor',[0 0 0]);
rectangle('Position',[187.5 -562.5 18.75 18.75], 'FaceColor',[1 1 1]);
rectangle('Position',[206.25 -562.5 18.75 18.75], 'FaceColor',[1 1 1]);
rectangle('Position',[150 -581.25 18.75 18.75], 'FaceColor',[0 0 0]);
rectangle('Position',[168.75 -581.25 18.75 18.75], 'FaceColor',[1 1 1]);
rectangle('Position',[150 -600 18.75 18.75], 'FaceColor',[0 0 0]);
rectangle('Position',[168.75 -600 18.75 18.75], 'FaceColor',[0 0 0]);
rectangle('Position',[187.5 -581.25 18.75 18.75], 'FaceColor',[1 1 1]);
rectangle('Position',[206.25 -581.25 18.75 18.75], 'FaceColor',[1 1 1]);
rectangle('Position',[187.5 -600 18.75 18.75], 'FaceColor',[0 0 0]);
rectangle('Position',[206.25 -600 18.75 18.75], 'FaceColor',[0 0 0]);
rectangle('Position',[225 -543.75 18.75 18.75], 'FaceColor',[0 0 0]);
rectangle('Position',[243.75 -543.75 18.75 18.75], 'FaceColor',[0 0 0]);
rectangle('Position',[225 -562.5 18.75 18.75], 'FaceColor',[1 1 1]);
rectangle('Position',[243.75 -562.5 18.75 18.75], 'FaceColor',[1 1 1]);
rectangle('Position',[262.5 -543.75 18.75 18.75], 'FaceColor',[0 0 0]);
rectangle('Position',[281.25 -543.75 18.75 18.75], 'FaceColor',[1 1 1]);
rectangle('Position',[262.5 -562.5 18.75 18.75], 'FaceColor',[1 1 1]);
rectangle('Position',[281.25 -562.5 18.75 18.75], 'FaceColor',[1 1 1]);
rectangle('Position',[225 -581.25 18.75 18.75], 'FaceColor',[1 1 1]);
rectangle('Position',[243.75 -581.25 18.75 18.75], 'FaceColor',[1 1 1]);
rectangle('Position',[225 -600 18.75 18.75], 'FaceColor',[0 0 0]);
rectangle('Position',[243.75 -600 18.75 18.75], 'FaceColor',[0 0 0]);
rectangle('Position',[262.5 -581.25 18.75 18.75], 'FaceColor',[1 1 1]);
rectangle('Position',[281.25 -581.25 18.75 18.75], 'FaceColor',[1 1 1]);
rectangle('Position',[262.5 -600 18.75 18.75], 'FaceColor',[0 0 0]);
rectangle('Position',[281.25 -600 18.75 18.75], 'FaceColor',[0 0 0]);
rectangle('Position',[337.5 -318.75 18.75 18.75], 'FaceColor',[0 0 0]);
rectangle('Position',[356.25 -318.75 18.75 18.75], 'FaceColor',[0 0 0]);
rectangle('Position',[337.5 -337.5 18.75 18.75], 'FaceColor',[0 0 0]);
rectangle('Position',[356.25 -337.5 18.75 18.75], 'FaceColor',[1 1 1]);
rectangle('Position',[337.5 -356.25 18.75 18.75], 'FaceColor',[0 0 0]);
rectangle('Position',[356.25 -356.25 18.75 18.75], 'FaceColor',[1 1 1]);
rectangle('Position',[337.5 -375 18.75 18.75], 'FaceColor',[0 0 0]);
rectangle('Position',[356.25 -375 18.75 18.75], 'FaceColor',[1 1 1]);
rectangle('Position',[375 -318.75 18.75 18.75], 'FaceColor',[0 0 0]);
rectangle('Position',[393.75 -318.75 18.75 18.75], 'FaceColor',[1 1 1]);
rectangle('Position',[375 -337.5 18.75 18.75], 'FaceColor',[1 1 1]);
rectangle('Position',[393.75 -337.5 18.75 18.75], 'FaceColor',[1 1 1]);
rectangle('Position',[300 -393.75 18.75 18.75], 'FaceColor',[0 0 0]);
rectangle('Position',[318.75 -393.75 18.75 18.75], 'FaceColor',[0 0 0]);
rectangle('Position',[300 -412.5 18.75 18.75], 'FaceColor',[1 1 1]);
rectangle('Position',[318.75 -412.5 18.75 18.75], 'FaceColor',[1 1 1]);
rectangle('Position',[337.5 -393.75 18.75 18.75], 'FaceColor',[0 0 0]);
rectangle('Position',[356.25 -393.75 18.75 18.75], 'FaceColor',[1 1 1]);
rectangle('Position',[337.5 -412.5 18.75 18.75], 'FaceColor',[1 1 1]);
rectangle('Position',[356.25 -412.5 18.75 18.75], 'FaceColor',[1 1 1]);
rectangle('Position',[525 -318.75 18.75 18.75], 'FaceColor',[1 1 1]);
rectangle('Position',[543.75 -318.75 18.75 18.75], 'FaceColor',[0 0 0]);
rectangle('Position',[525 -337.5 18.75 18.75], 'FaceColor',[1 1 1]);
rectangle('Position',[543.75 -337.5 18.75 18.75], 'FaceColor',[0 0 0]);
rectangle('Position',[562.5 -356.25 18.75 18.75], 'FaceColor',[1 1 1]);
rectangle('Position',[581.25 -356.25 18.75 18.75], 'FaceColor',[0 0 0]);
rectangle('Position',[562.5 -375 18.75 18.75], 'FaceColor',[1 1 1]);
rectangle('Position',[581.25 -375 18.75 18.75], 'FaceColor',[0 0 0]);
rectangle('Position',[562.5 -393.75 18.75 18.75], 'FaceColor',[1 1 1]);
rectangle('Position',[581.25 -393.75 18.75 18.75], 'FaceColor',[0 0 0]);
rectangle('Position',[562.5 -412.5 18.75 18.75], 'FaceColor',[1 1 1]);
rectangle('Position',[581.25 -412.5 18.75 18.75], 'FaceColor',[0 0 0]);
rectangle('Position',[300 -468.75 18.75 18.75], 'FaceColor',[0 0 0]);
rectangle('Position',[318.75 -468.75 18.75 18.75], 'FaceColor',[0 0 0]);
rectangle('Position',[300 -487.5 18.75 18.75], 'FaceColor',[1 1 1]);
rectangle('Position',[318.75 -487.5 18.75 18.75], 'FaceColor',[0 0 0]);
rectangle('Position',[300 -506.25 18.75 18.75], 'FaceColor',[1 1 1]);
rectangle('Position',[318.75 -506.25 18.75 18.75], 'FaceColor',[0 0 0]);
rectangle('Position',[300 -525 18.75 18.75], 'FaceColor',[1 1 1]);
rectangle('Position',[318.75 -525 18.75 18.75], 'FaceColor',[0 0 0]);
rectangle('Position',[375 -506.25 18.75 18.75], 'FaceColor',[1 1 1]);
rectangle('Position',[393.75 -506.25 18.75 18.75], 'FaceColor',[1 1 1]);
rectangle('Position',[375 -525 18.75 18.75], 'FaceColor',[0 0 0]);
rectangle('Position',[393.75 -525 18.75 18.75], 'FaceColor',[0 0 0]);
rectangle('Position',[412.5 -506.25 18.75 18.75], 'FaceColor',[1 1 1]);
rectangle('Position',[431.25 -506.25 18.75 18.75], 'FaceColor',[1 1 1]);
rectangle('Position',[412.5 -525 18.75 18.75], 'FaceColor',[0 0 0]);
rectangle('Position',[431.25 -525 18.75 18.75], 'FaceColor',[1 1 1]);
rectangle('Position',[300 -543.75 18.75 18.75], 'FaceColor',[1 1 1]);
rectangle('Position',[318.75 -543.75 18.75 18.75], 'FaceColor',[0 0 0]);
rectangle('Position',[300 -562.5 18.75 18.75], 'FaceColor',[1 1 1]);
rectangle('Position',[318.75 -562.5 18.75 18.75], 'FaceColor',[0 0 0]);
rectangle('Position',[300 -581.25 18.75 18.75], 'FaceColor',[1 1 1]);
rectangle('Position',[318.75 -581.25 18.75 18.75], 'FaceColor',[0 0 0]);
rectangle('Position',[300 -600 18.75 18.75], 'FaceColor',[0 0 0]);
rectangle('Position',[318.75 -600 18.75 18.75], 'FaceColor',[0 0 0]);
rectangle('Position',[375 -543.75 18.75 18.75], 'FaceColor',[0 0 0]);
rectangle('Position',[393.75 -543.75 18.75 18.75], 'FaceColor',[0 0 0]);
rectangle('Position',[375 -562.5 18.75 18.75], 'FaceColor',[1 1 1]);
rectangle('Position',[393.75 -562.5 18.75 18.75], 'FaceColor',[1 1 1]);
rectangle('Position',[412.5 -543.75 18.75 18.75], 'FaceColor',[0 0 0]);
rectangle('Position',[431.25 -543.75 18.75 18.75], 'FaceColor',[1 1 1]);
rectangle('Position',[412.5 -562.5 18.75 18.75], 'FaceColor',[1 1 1]);
rectangle('Position',[431.25 -562.5 18.75 18.75], 'FaceColor',[1 1 1]);
rectangle('Position',[375 -581.25 18.75 18.75], 'FaceColor',[1 1 1]);
rectangle('Position',[393.75 -581.25 18.75 18.75], 'FaceColor',[1 1 1]);
rectangle('Position',[375 -600 18.75 18.75], 'FaceColor',[0 0 0]);
rectangle('Position',[393.75 -600 18.75 18.75], 'FaceColor',[0 0 0]);
rectangle('Position',[412.5 -581.25 18.75 18.75], 'FaceColor',[1 1 1]);
rectangle('Position',[431.25 -581.25 18.75 18.75], 'FaceColor',[1 1 1]);
rectangle('Position',[412.5 -600 18.75 18.75], 'FaceColor',[0 0 0]);
rectangle('Position',[431.25 -600 18.75 18.75], 'FaceColor',[0 0 0]);
rectangle('Position',[450 -468.75 18.75 18.75], 'FaceColor',[0 0 0]);
rectangle('Position',[468.75 -468.75 18.75 18.75], 'FaceColor',[0 0 0]);
rectangle('Position',[450 -487.5 18.75 18.75], 'FaceColor',[1 1 1]);
rectangle('Position',[468.75 -487.5 18.75 18.75], 'FaceColor',[1 1 1]);
rectangle('Position',[525 -468.75 18.75 18.75], 'FaceColor',[0 0 0]);
rectangle('Position',[543.75 -468.75 18.75 18.75], 'FaceColor',[0 0 0]);
rectangle('Position',[525 -487.5 18.75 18.75], 'FaceColor',[1 1 1]);
rectangle('Position',[543.75 -487.5 18.75 18.75], 'FaceColor',[1 1 1]);
rectangle('Position',[562.5 -468.75 18.75 18.75], 'FaceColor',[0 0 0]);
rectangle('Position',[581.25 -468.75 18.75 18.75], 'FaceColor',[0 0 0]);
rectangle('Position',[562.5 -487.5 18.75 18.75], 'FaceColor',[1 1 1]);
rectangle('Position',[581.25 -487.5 18.75 18.75], 'FaceColor',[0 0 0]);
rectangle('Position',[562.5 -506.25 18.75 18.75], 'FaceColor',[1 1 1]);
rectangle('Position',[581.25 -506.25 18.75 18.75], 'FaceColor',[0 0 0]);
rectangle('Position',[562.5 -525 18.75 18.75], 'FaceColor',[1 1 1]);
rectangle('Position',[581.25 -525 18.75 18.75], 'FaceColor',[0 0 0]);
rectangle('Position',[487.5 -543.75 18.75 18.75], 'FaceColor',[0 0 0]);
rectangle('Position',[506.25 -543.75 18.75 18.75], 'FaceColor',[0 0 0]);
rectangle('Position',[487.5 -562.5 18.75 18.75], 'FaceColor',[1 1 1]);
rectangle('Position',[506.25 -562.5 18.75 18.75], 'FaceColor',[1 1 1]);
rectangle('Position',[450 -581.25 18.75 18.75], 'FaceColor',[1 1 1]);
rectangle('Position',[468.75 -581.25 18.75 18.75], 'FaceColor',[1 1 1]);
rectangle('Position',[450 -600 18.75 18.75], 'FaceColor',[0 0 0]);
rectangle('Position',[468.75 -600 18.75 18.75], 'FaceColor',[0 0 0]);
rectangle('Position',[487.5 -581.25 18.75 18.75], 'FaceColor',[1 1 1]);
rectangle('Position',[506.25 -581.25 18.75 18.75], 'FaceColor',[1 1 1]);
rectangle('Position',[487.5 -600 18.75 18.75], 'FaceColor',[0 0 0]);
rectangle('Position',[506.25 -600 18.75 18.75], 'FaceColor',[0 0 0]);
rectangle('Position',[562.5 -543.75 18.75 18.75], 'FaceColor',[1 1 1]);
rectangle('Position',[581.25 -543.75 18.75 18.75], 'FaceColor',[0 0 0]);
rectangle('Position',[562.5 -562.5 18.75 18.75], 'FaceColor',[1 1 1]);
rectangle('Position',[581.25 -562.5 18.75 18.75], 'FaceColor',[0 0 0]);
rectangle('Position',[525 -581.25 18.75 18.75], 'FaceColor',[1 1 1]);
rectangle('Position',[543.75 -581.25 18.75 18.75], 'FaceColor',[1 1 1]);
rectangle('Position',[525 -600 18.75 18.75], 'FaceColor',[0 0 0]);
rectangle('Position',[543.75 -600 18.75 18.75], 'FaceColor',[0 0 0]);
rectangle('Position',[562.5 -581.25 18.75 18.75], 'FaceColor',[1 1 1]);
rectangle('Position',[581.25 -581.25 18.75 18.75], 'FaceColor',[0 0 0]);
rectangle('Position',[562.5 -600 18.75 18.75], 'FaceColor',[0 0 0]);
rectangle('Position',[581.25 -600 18.75 18.75], 'FaceColor',[0 0 0]);
X=[560,543.75,515.625,496.875,468.75,468.75,431.25,412.5,365.625,346.875,328.125,309.375,281.25,243.75,281.25,243.75,206.25,168.75,131.25,93.75,103.125,103.125,103.125,103.125,93.75,56.25,40];
Y=[-560,-543.75,-553.125,-553.125,-543.75,-506.25,-468.75,-412.5,-403.125,-403.125,-403.125,-403.125,-393.75,-393.75,-356.25,-318.75,-281.25,-243.75,-206.25,-168.75,-140.625,-121.875,-103.125,-84.375,-56.25,-56.25,-40];
hold on;
plot(X,Y,'r');
plot(X,Y,'bo');
legend('2295.13','Location','southoutside');
